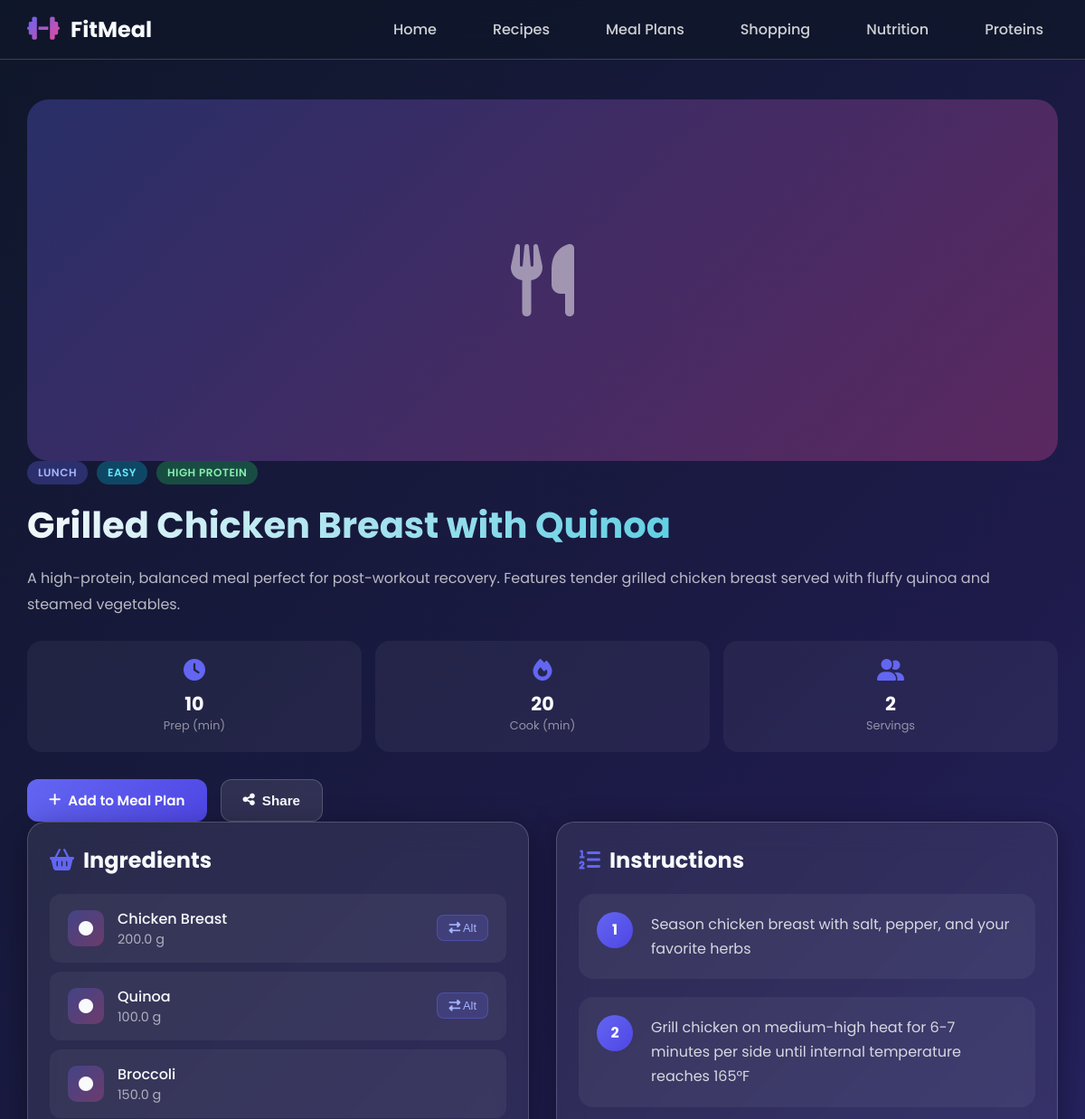
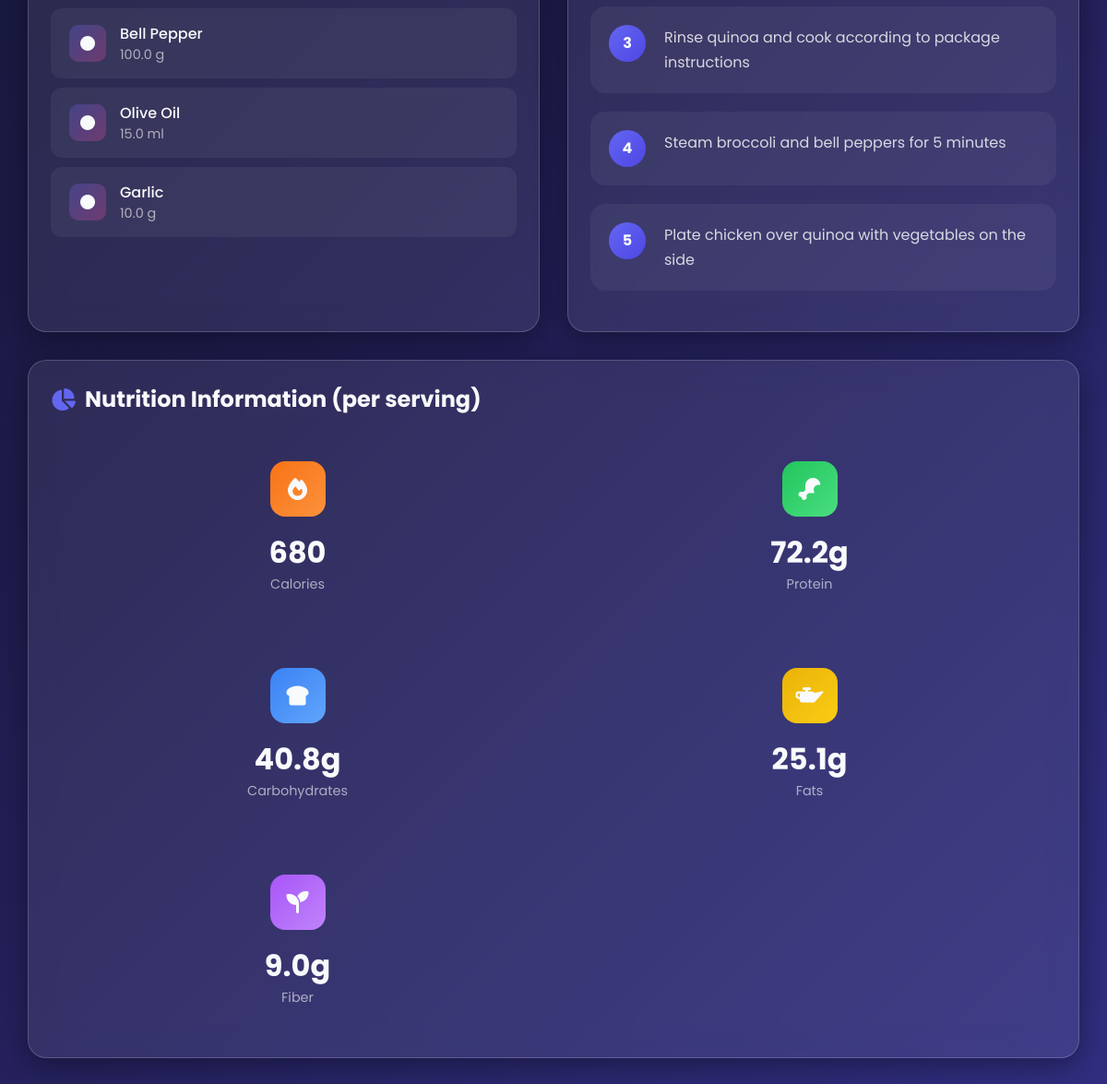
Page /recipes/1/ on the committed database (2 pictures, top to bottom).
### recipes/models.py (models this page shows, shortened)
class Recipe(models.Model):
    MEAL_TYPE_CHOICES = [
        ('breakfast', 'Breakfast'),
        ('lunch', 'Lunch'),
        ('dinner', 'Dinner'),
        ('snack', 'Snack'),
        ('pre_workout', 'Pre-Workout'),
        ('post_workout', 'Post-Workout'),
    ]
    DIFFICULTY_CHOICES = [
        ('easy', 'Easy'),
        ('medium', 'Medium'),
        ('hard', 'Hard'),
    ]
    name = models.CharField(max_length=200)
    description = models.TextField()
    meal_type = models.CharField(max_length=20, choices=MEAL_TYPE_CHOICES)
    difficulty = models.CharField(max_length=20, choices=DIFFICULTY_CHOICES, default='easy')
    prep_time = models.IntegerField(help_text="Preparation time in minutes")
    cook_time = models.IntegerField(help_text="Cooking time in minutes")
    servings = models.IntegerField(default=1)
    image = models.URLField(blank=True, null=True)
    categories = models.ManyToManyField(Category, blank=True)
    instructions = models.JSONField(default=list)
    tags = models.CharField(max_length=500, blank=True, help_text="Comma-separated tags")
    created_at = models.DateTimeField(auto_now_add=True)
    updated_at = models.DateTimeField(auto_now=True)
    @property
    def total_nutrition(self):
        nutrition = {'calories': 0, 'protein': 0, 'carbs': 0, 'fats': 0, 'fiber': 0}
        for ri in self.recipeingredient_set.all():
            factor = ri.amount / 100  # Nutrition values are per 100g
            nutrition['calories'] += ri.ingredient.calories * factor
            nutrition['protein'] += ri.ingredient.protein * factor
            nutrition['carbs'] += ri.ingredient.carbs * factor
            nutrition['fats'] += ri.ingredient.fats * factor
            nutrition['fiber'] += ri.ingredient.fiber * factor
        return nutrition

class RecipeIngredient(models.Model):
    recipe = models.ForeignKey(Recipe, on_delete=models.CASCADE)
    ingredient = models.ForeignKey(Ingredient, on_delete=models.CASCADE)
    amount = models.FloatField(help_text="Amount in the ingredient's default unit")
    unit = models.CharField(max_length=20, default='g')
    notes = models.CharField(max_length=200, blank=True)

class Ingredient(models.Model):
    UNIT_CHOICES = [
        ('g', 'Grams'),
        ('kg', 'Kilograms'),
        ('ml', 'Milliliters'),
        ('l', 'Liters'),
        ('cup', 'Cups'),
        ('tbsp', 'Tablespoons'),
        ('tsp', 'Teaspoons'),
        ('piece', 'Pieces'),
        ('oz', 'Ounces'),
        ('lb', 'Pounds'),
    ]
    name = models.CharField(max_length=200)
    category = models.CharField(max_length=100, blank=True)
    default_unit = models.CharField(max_length=20, choices=UNIT_CHOICES, default='g')
    calories = models.FloatField(default=0)
    protein = models.FloatField(default=0)
    carbs = models.FloatField(default=0)
    fats = models.FloatField(default=0)
    fiber = models.FloatField(default=0)
    is_protein_source = models.BooleanField(default=False)
    protein_quality_score = models.FloatField(default=0, help_text="PDCAAS or similar protein quality score")
    alternatives = models.ManyToManyField('self', blank=True, symmetrical=False, related_name='alternative_to')

### recipes/views.py (the view)
# urls.py: path('recipes/<int:pk>/', views.recipe_detail, name='recipe_detail'),
def recipe_detail(request, pk):
    recipe = get_object_or_404(Recipe, pk=pk)
    ingredients = recipe.recipeingredient_set.all()
    ingredient_alternatives = {}
    for ri in ingredients:
        if ri.ingredient.is_protein_source:
            alternatives = ri.ingredient.alternatives.filter(is_protein_source=True)
            if alternatives:
                ingredient_alternatives[ri.ingredient.id] = alternatives
    context = {
        'recipe': recipe,
        'ingredients': ingredients,
        'nutrition': recipe.total_nutrition,
        'ingredient_alternatives': ingredient_alternatives,
    }
    return render(request, 'recipes/recipe_detail.html', context)

### templates/recipes/recipe_detail.html (shortened to what this page needs)
{% extends 'base.html' %}
{% block content %}
<div class="recipe-header">
    <div class="recipe-image-large">
        <i class="fas fa-utensils"></i>
    </div>
    <div class="recipe-info">
        <div class="recipe-tags" style="margin-bottom: 15px;">
            <span class="tag tag-primary">{{ recipe.get_meal_type_display }}</span>
            <span class="tag tag-info">{{ recipe.get_difficulty_display }}</span>
            {% if nutrition.protein > 25 %}
            <span class="tag tag-success">High Protein</span>
            {% endif %}
        </div>
        <h1>{{ recipe.name }}</h1>
        <p>{{ recipe.description }}</p>
        <div class="recipe-stats">
            <div class="stat-item">
                <i class="fas fa-clock"></i>
                <div class="value">{{ recipe.prep_time }}</div>
                <div class="label">Prep (min)</div>
            </div>
            <div class="stat-item">
                <i class="fas fa-fire"></i>
                <div class="value">{{ recipe.cook_time }}</div>
                <div class="label">Cook (min)</div>
            </div>
            <div class="stat-item">
                <i class="fas fa-user-friends"></i>
                <div class="value">{{ recipe.servings }}</div>
                <div class="label">Servings</div>
            </div>
        </div>
        <div class="action-buttons">
            <a href="{% url 'meal_plan_list' %}" class="btn btn-primary">
                <i class="fas fa-plus"></i>
                Add to Meal Plan
            </a>
            <button class="btn btn-secondary" onclick="shareRecipe()">
                <i class="fas fa-share-alt"></i>
                Share
            </button>
        </div>
    </div>
</div>
<div class="content-grid">
    <div class="glass-card ingredients-section">
        <h3><i class="fas fa-shopping-basket"></i> Ingredients</h3>
        {% for ri in ingredients %}
        <div class="ingredient-item">
            <div class="ingredient-info">
                <div class="ingredient-icon">
                    <i class="fas fa-circle"></i>
                </div>
                <div>
                    <div class="ingredient-name">{{ ri.ingredient.name }}</div>
                    <div class="ingredient-amount">{{ ri.amount }} {{ ri.unit }}</div>
                </div>
            </div>
            {% if ri.ingredient.is_protein_source %}
            <button class="alternative-btn" onclick="showAlternatives({{ ri.ingredient.id }}, '{{ ri.ingredient.name }}')">
                <i class="fas fa-exchange-alt"></i> Alt
            </button>
            {% endif %}
        </div>
        {% endfor %}
    </div>
    <div class="glass-card instructions-section">
        <h3><i class="fas fa-list-ol"></i> Instructions</h3>
        {% for step in recipe.instructions %}
        <div class="instruction-step">
            <div class="step-number">{{ forloop.counter }}</div>
            <div class="step-content">{{ step }}</div>
        </div>
        {% empty %}
        <p style="color: rgba(255,255,255,0.5); text-align: center; padding: 40px;">
            No instructions available for this recipe.
        </p>
        {% endfor %}
    </div>
</div>
<div class="glass-card nutrition-section" style="margin-top: 30px;">
    <h3><i class="fas fa-chart-pie"></i> Nutrition Information (per serving)</h3>
    <div class="nutrition-grid">
        <div class="nutrition-card calories">
            <div class="icon"><i class="fas fa-fire"></i></div>
            <div class="value">{{ nutrition.calories|floatformat:0 }}</div>
            <div class="label">Calories</div>
        </div>
        <div class="nutrition-card protein">
            <div class="icon"><i class="fas fa-drumstick-bite"></i></div>
            <div class="value">{{ nutrition.protein|floatformat:1 }}g</div>
            <div class="label">Protein</div>
        </div>
        <div class="nutrition-card carbs">
            <div class="icon"><i class="fas fa-bread-slice"></i></div>
            <div class="value">{{ nutrition.carbs|floatformat:1 }}g</div>
            <div class="label">Carbohydrates</div>
        </div>
        <div class="nutrition-card fats">
            <div class="icon"><i class="fas fa-oil-can"></i></div>
            <div class="value">{{ nutrition.fats|floatformat:1 }}g</div>
            <div class="label">Fats</div>
        </div>
        <div class="nutrition-card fiber">
            <div class="icon"><i class="fas fa-seedling"></i></div>
            <div class="value">{{ nutrition.fiber|floatformat:1 }}g</div>
            <div class="label">Fiber</div>
        </div>
    </div>
</div>
{% endblock %}

### rows in the picture
Recipe: meal_type "LUNCH", difficulty "EASY", name "Grilled Chicken Breast with Quinoa", description "A high-protein, balanced meal perfect for post-workout recovery. Features tender grilled chicken breast served with fluffy quinoa and steamed vegetables.", prep_time "10", cook_time "20", servings "2"
RecipeIngredient: ingredient.name "Chicken Breast", amount "200.0", unit "g"
RecipeIngredient: ingredient.name "Quinoa", amount "100.0", unit "g"
RecipeIngredient: ingredient.name "Broccoli", amount "150.0", unit "g"
RecipeIngredient: ingredient.name "Bell Pepper", amount "100.0", unit "g"
RecipeIngredient: ingredient.name "Olive Oil", amount "15.0", unit "ml"
RecipeIngredient: ingredient.name "Garlic", amount "10.0", unit "g"

### other values in the picture
{{ step }} "Season chicken breast with salt, pepper, and your favorite herbs" "Grill chicken on medium-high heat for 6-7 minutes per side until internal temperature reaches 165°F" "Rinse quinoa and cook according to package instructions" "Steam broccoli and bell peppers for 5 minutes" "Plate chicken over quinoa with vegetables on the side"
{{ nutrition.calories|floatformat:0 }} "680"
{{ nutrition.protein|floatformat:1 }} "72.2"
{{ nutrition.carbs|floatformat:1 }} "40.8"
{{ nutrition.fats|floatformat:1 }} "25.1"
{{ nutrition.fiber|floatformat:1 }} "9.0"
